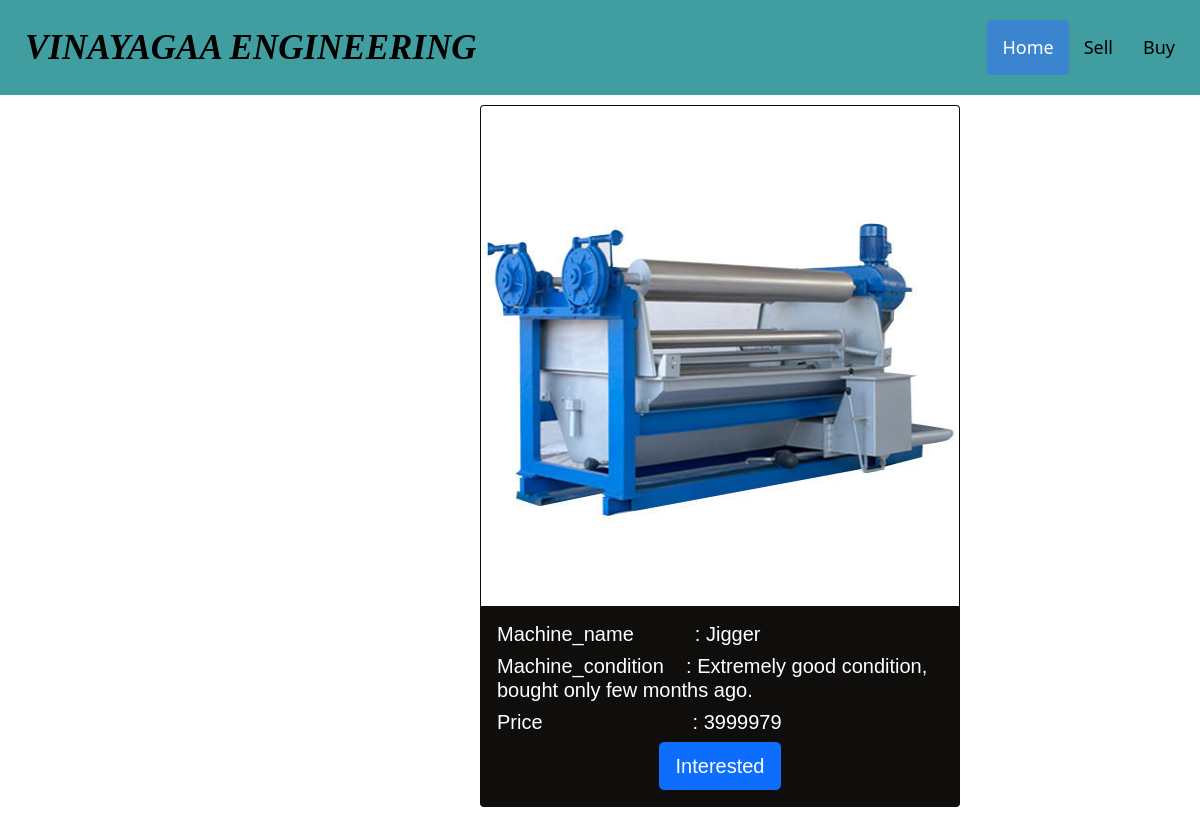
The page /buy/Jigger on the database its author committed.
### vinayaga/models.py (models this page shows)
class detail(models.Model):
    Company_name=models.CharField(max_length=40)
    Company_address=models.CharField(max_length=100)
    Landmark=models.CharField(max_length=40)
    District=models.CharField(max_length=15)
    State=models.CharField(max_length=15)
    Pincode=models.IntegerField()
    Mobile_number=models.IntegerField()
    Email=models.EmailField(max_length=20)
    Machine_name=models.CharField(max_length=30)
    Machine_condition=models.TextField(max_length=1000)
    Price=models.IntegerField()
    Image = models.ImageField(upload_to='images/', default="")

### vinayaga/views.py (the view)
# urls.py: path('buy/<str:m_name>', views.buy, name='buy'),
def buy(request,m_name):
    machine=detail.objects.get(Machine_name=m_name)
    if request.method=="POST":
        form=myform1(request.POST,request.FILES)
        if form.is_valid():
            form.save()
            c_name=form.cleaned_data['Company_name']
            no=str(form.cleaned_data['Mobile_number'])
            message=c_name +" has shown interest for buying " +machine.Machine_name +"\ncontact number:" + no
            send_mail('interest shown by ',message,'jeevighashri@gmail.com',['jeevighashri@gmail.com'],fail_silently=False)
    else:
        form=myform1()
    return render(request, 'buy.html',{'machine':machine,'form': form})

### template/buy.html (shortened to what this page needs)
<!doctype html>
<html lang="en">
  <head>
    <link href="https://cdn.jsdelivr.net/npm/bootstrap@5.0.0-beta2/dist/css/bootstrap.min.css" rel="stylesheet">
  </head>
  <body>
    <div class="header">
      <a href="#default" class="logo">VINAYAGAA ENGINEERING</a>
      <div class="header-right">
        <a class="active" href="/index">Home</a>
        <a href="/index/sell"> Sell</a>
        <a href="/index/home">Buy</a>
      </div>
    </div>
        <div class="card mb-3 text center" style="max-width: 30rem;">
          <img src="{{machine.Image.url}}"  width="500px" height="500 px"class="card-img-top" alt="...">
          <div class="card-body">
            <h5 class="card-title"> Machine_name &nbsp&nbsp&nbsp&nbsp&nbsp&nbsp&nbsp &nbsp  : {{machine.Machine_name}}</h5>
          <h5>  <p class="card-text"> Machine_condition &nbsp&nbsp&nbsp: {{machine.Machine_condition}}</p></h5>
          <h5>  <p class="card-text"> Price &nbsp&nbsp&nbsp&nbsp&nbsp&nbsp&nbsp&nbsp&nbsp&nbsp&nbsp&nbsp&nbsp&nbsp
            &nbsp&nbsp&nbsp&nbsp&nbsp&nbsp&nbsp&nbsp&nbsp&nbsp   : {{machine.Price}}</p></h5>
            <center><button type="button" class="btn btn-primary btn-lg" id="myBtn">Interested</button></center>
          </div>
        </div>
        {% load crispy_forms_tags %}
  </body>
</html>

### template/buy.html (style rules this page uses)
.header { overflow: hidden; background-color: #3a9b9ef6; padding: 20px 10px; }
.header a { float: left; color: black; text-align: center; padding: 15px; text-decoration: none; font-size: 18px; line-height: 25px; border-radius: 4px; }
.header a.logo { font-size: 35px; font-weight: bold; font-style: italic; font-family:Florence, cursive; }
.header a.active { background-color: rgb(59, 133, 207); color: white; }
.header-right { float: right; }
body { background: url(https://encrypted-tbn0.gstatic.com/images?q=tbn:ANd9GcSoejkmzyHcN4VmssORqOq_3-ccrpjAvf5i-g&usqp=CAU) no-repeat; background-size: cover; }
p { size: 9cm; }
.card { margin-left: 30em; margin-top: 10px; background-color: rgb(15, 14, 12); color: white; width:fit-content; font-family: 'Lucida Sans', 'Lucida Sans Regular', 'Lucida Grande', 'Lucida Sans Unicode', Geneva, Verdana, sans-serif; }

### rows shown on the page
detail: Image (picture), Machine_name "Jigger", Machine_condition "Extremely good condition, bought only few months ago.", Price "3999979"
